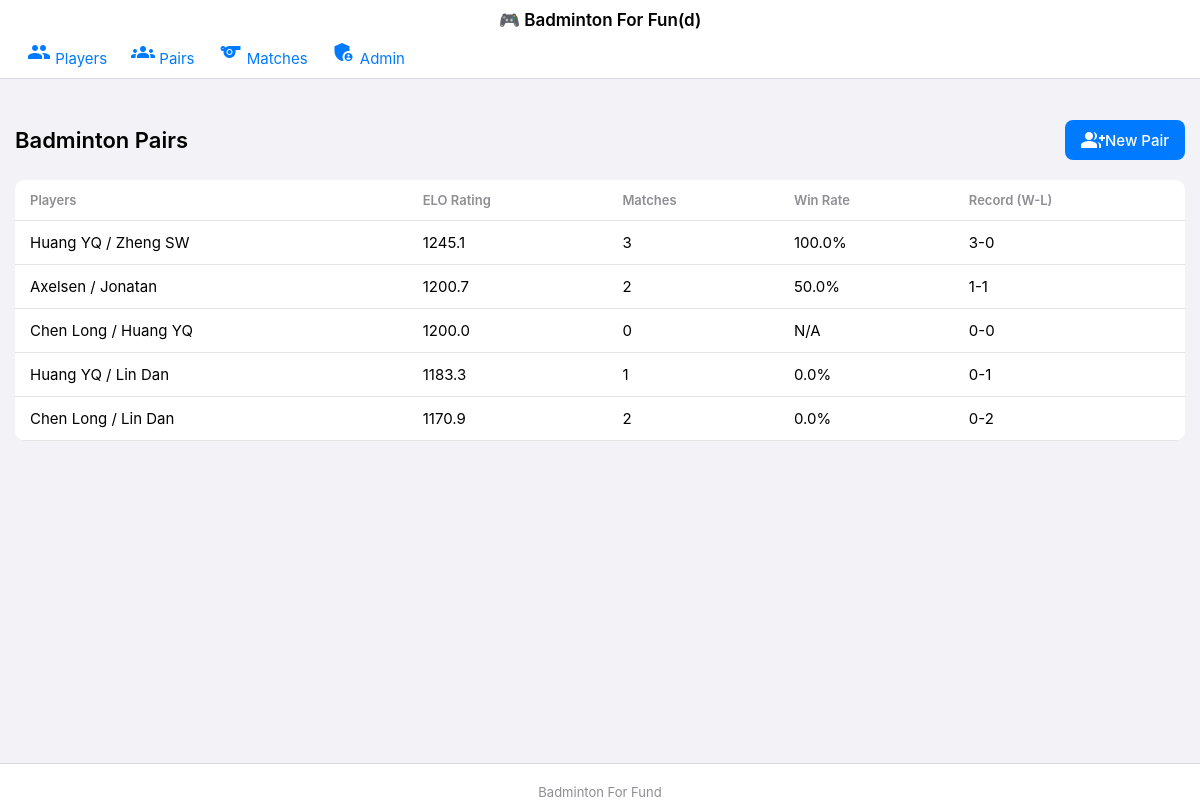
Screenshot of /pairs with the database file from the repository.
### app.py (models this page shows, shortened)
class Pair(db.Model):
    id = db.Column(db.Integer, primary_key=True)
    player1_id = db.Column(db.Integer, db.ForeignKey('player.id'), nullable=False)
    player2_id = db.Column(db.Integer, db.ForeignKey('player.id'), nullable=False)
    created_date = db.Column(db.DateTime, default=datetime.utcnow)
    elo_rating = db.Column(db.Float, default=1200.0)
    player1 = db.relationship('Player', foreign_keys=[player1_id])
    player2 = db.relationship('Player', foreign_keys=[player2_id])
    __table_args__ = (
        db.UniqueConstraint('player1_id', 'player2_id', name='unique_pair'),
    )

class Player(db.Model):
    id = db.Column(db.Integer, primary_key=True)
    name = db.Column(db.String(80), nullable=False, unique=True)
    sex = db.Column(db.Enum(Sex), nullable=False, default=Sex.U)
    join_date = db.Column(db.DateTime, default=datetime.utcnow)
    is_active = db.Column(db.Boolean, default=True)
    elo_rating = db.Column(db.Float, default=1200.0)

### app.py (the view)
@app.route('/pairs')
def pairs():
    try:
        pairs = Pair.query.all()
        for pair in pairs:
            wins = DoubleMatch.query.filter(
                DoubleMatch.winner_pair_id == pair.id
            ).count()
            total_matches = DoubleMatch.query.filter(
                (DoubleMatch.team1_pair_id == pair.id) |
                (DoubleMatch.team2_pair_id == pair.id)
            ).count()
            pair.wins = wins
            pair.losses = total_matches - wins
            pair.total_matches = total_matches
            pair.win_rate = (wins / total_matches * 100) if total_matches > 0 else -1
        pairs = sorted(pairs,
                      key=lambda x: (x.elo_rating,  # 首先按ELO排序
                                   x.win_rate if x.win_rate >= 0 else float('-inf'),
                                   -x.total_matches),
                      reverse=True)
        template = 'ios/pairs.html' if is_ios() else 'pairs.html'
        return render_template(template, pairs=pairs)
    except Exception as e:
        flash(f"Error loading pairs: {str(e)}")
        template = 'ios/pairs.html' if is_ios() else 'pairs.html'
        return render_template(template, pairs=[])

### app.py (called while the page is built)
def is_ios():
    user_agent = request.headers.get('User-Agent', '').lower()
    return any(device in user_agent for device in ['iphone', 'ipad'])

@app.context_processor
def utility_processor():
    return dict(is_ios=is_ios)

### templates/pairs.html (shortened to what this page needs)
{% extends "base.html" %}
{% block content %}
<div class="header">
    <h1>Badminton Pairs</h1>
    <a href="{{ url_for('add_pair') }}" class="btn-add">
        <span class="material-icons">group_add</span>
        New Pair
    </a>
</div>
{% if pairs %}
    <div class="table-container">
        <table class="table">
            <thead>
                <tr>
                    <th>Players</th>
                    <th>ELO Rating</th>
                    <th>Matches</th>
                    <th>Win Rate</th>
                    <th>Record (W-L)</th>
                </tr>
            </thead>
            <tbody>
                {% for pair in pairs %}
                <tr>
                    <td>{{ pair.player1.name }} / {{ pair.player2.name }}</td>
                    <td>{{ "%.1f"|format(pair.elo_rating) }}</td>
                    <td>{{ pair.total_matches }}</td>
                    <td>
                        {% if pair.win_rate >= 0 %}
                            {{ "%.1f"|format(pair.win_rate) }}%
                        {% else %}
                            N/A
                        {% endif %}
                    </td>
                    <td>{{ pair.wins }}-{{ pair.losses }}</td>
                </tr>
                {% endfor %}
            </tbody>
        </table>
    </div>
{% endif %}
{% endblock %}

### static/style.css (style rules this page uses)
:root { --primary-color: #007AFF; --success-color: #34C759; --danger-color: #FF3B30; --background-color: #F2F2F7; --card-background: #FFFFFF; --text-color: #000000; --text-secondary: #8E8E93; }
body { margin: 0; padding: 0; font-family: -apple-system, BlinkMacSystemFont, sans-serif; background: var(--background-color); color: var(--text-color); -webkit-font-smoothing: antialiased; }
.table-container { background: var(--card-background); border-radius: 10px; margin: 10px 0; overflow-x: auto; -webkit-overflow-scrolling: touch; }
table { width: 100%; border-collapse: collapse; }
th { background: var(--card-background); padding: 12px 15px; text-align: left; font-weight: 600; font-size: 13px; color: var(--text-secondary); border-bottom: 1px solid rgba(0,0,0,0.1); }
td { padding: 12px 15px; border-bottom: 1px solid rgba(0,0,0,0.1); font-size: 15px; }
.btn-add { background: var(--primary-color); color: white; padding: 8px 16px; border-radius: 8px; text-decoration: none; display: inline-flex; align-items: center; font-size: 15px; font-weight: 500; }
.header { display: flex; justify-content: space-between; align-items: center; margin-bottom: 20px; }
.header h1 { font-size: 22px; font-weight: 600; margin: 0; }

### rows the page displays
Pair: player1.name "Huang YQ", player2.name "Zheng SW", elo_rating "1245.1", total_matches "3", win_rate "100.0", wins "3", losses "0"
Pair: player1.name "Axelsen", player2.name "Jonatan", elo_rating "1200.7", total_matches "2", win_rate "50.0", wins "1", losses "1"
Pair: player1.name "Chen Long", player2.name "Huang YQ", elo_rating "1200.0", total_matches "0", shows "N/A", wins "0", losses "0"
Pair: player1.name "Huang YQ", player2.name "Lin Dan", elo_rating "1183.3", total_matches "1", win_rate "0.0", wins "0", losses "1"
Pair: player1.name "Chen Long", player2.name "Lin Dan", elo_rating "1170.9", total_matches "2", win_rate "0.0", wins "0", losses "2"
